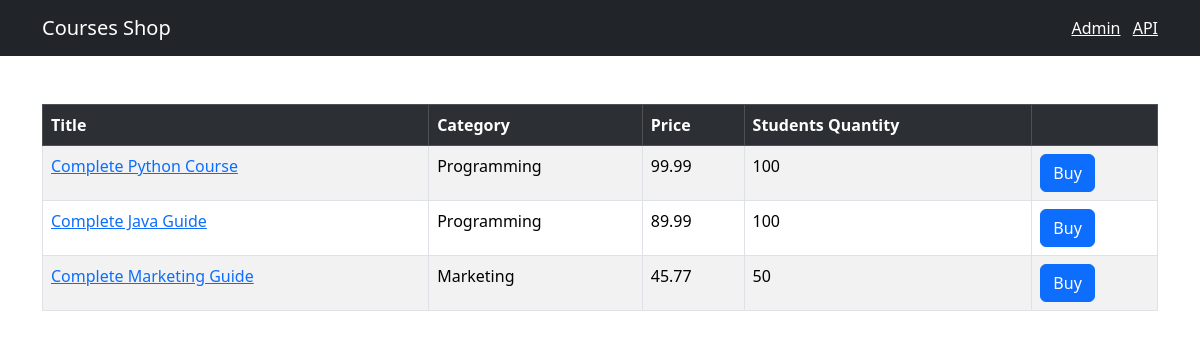
The page / on the database its author committed.
### shop/models.py (models this page shows, shortened)
class Course(models.Model):
    title = models.CharField(max_length=300)
    price = models.FloatField()
    students_qty = models.IntegerField()
    reviews_qty = models.IntegerField()
    category = models.ForeignKey(Category, on_delete=models.CASCADE)
    created_at = models.DateTimeField(default=timezone.now)

class Category(models.Model):
    title = models.CharField(max_length=255)
    created_at = models.DateTimeField(default=timezone.now)
    def __str__(self):
        return self.title

### shop/views.py (the view)
# urls.py: path('',include(api.urls), name='index')
def index(request):
    courses = Course.objects.all()
    return render(request, 'shop/courses.html', {'courses':courses})

### templates/shop/courses.html (shortened to what this page needs)
{% extends 'base.html' %}
{% block this_is_my_content %}
<table class="table mt-5 table-bordered table-striped table-hover">
    <thread >
        <tr class="table-dark">
            <th>Title</th>
            <th>Category</th>
            <th>Price</th>
            <th>Students Quantity</th>
            <th></th>
        </tr>
    </thread>
    <tbody>
        {% for course in courses %}
        <tr>
            <td><a href={% url "shop:single_course" course.id %}>{{course.title}}</a></td>
            <td>{{course.category}}</td>
            <td>{{course.price}}</td>
            <td>{{course.students_qty}}</td>
            <td><button class="btn btn-primary">Buy</button></td>
        </tr>
        {% endfor %}
    </tbody>
</table>
{% endblock %}

### templates/base.html (shortened to what this page needs)
<!DOCTYPE html>
<html lang="en">
<head>
    <link href="https://cdn.jsdelivr.net/npm/bootstrap@5.3.3/dist/css/bootstrap.min.css" rel="stylesheet">
</head>
<body>
    <nav class="navbar navbar-dark bg-dark">
        <div class="container">
            <a href={% url "shop:index" %} class="navbar-brand">Courses Shop</a>
            <span class="navbar-text">
                <a href="/admin/" class="me-2" target="_blank">Admin</a>
                <a href="/api/v1/" target="_blank">API</a>
            </span>
        </div>
    </nav>
    <main class="container">
        {% block this_is_my_content %}
        {% endblock %}
</body>
</html>

### rows shown on the page
Course: title "Complete Python Course", category "Programming", price "99.99", students_qty "100"
Course: title "Complete Java Guide", category "Programming", price "89.99", students_qty "100"
Course: title "Complete Marketing Guide", category "Marketing", price "45.77", students_qty "50"
